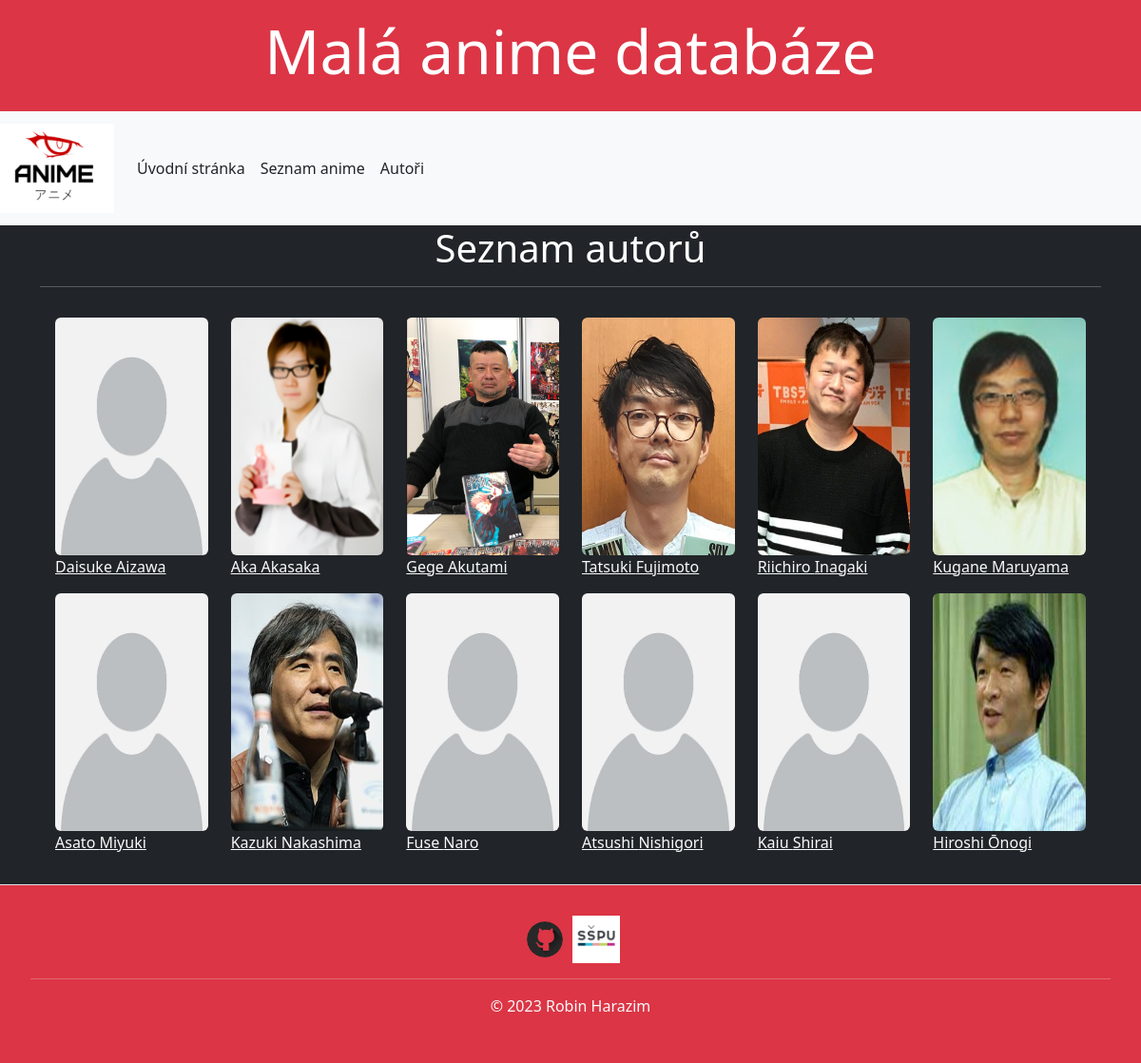
Screenshot of /anime/autori/ with the database file from the repository.
### anime/models.py (models this page shows, shortened)
class Autor(models.Model):
    jmeno = models.CharField(max_length=20, verbose_name='Jméno autora', help_text='Zadej jméno autora')
    prijmeni = models.CharField(max_length=50, verbose_name='Příjmení autora',
                                    help_text='Zadej příjmení autora', null=True)
    zivotopis = models.TextField(blank=True, null=True)
    datum_narozeni = models.DateField(verbose_name='Datum narození autora', null=True, blank=True)
    foto = models.ImageField(upload_to='autori', null=True, blank=True, verbose_name='Fotka autora', help_text='Nahrejte fotku autora' )
    class Meta:
        verbose_name = 'Autor'
        ordering = ['prijmeni']
        verbose_name_plural = 'Autoři'

### anime/views.py (the view)
# urls.py: path('autori/', views.autori, name='autor_list'),
def autori(request):
 context = {
  'autori': Autor.objects.all(),
 }
 return render(request, 'autori.html', context=context)

### anime/templates/autori.html (shortened to what this page needs)
{% extends 'base.html' %}
{% block content %}
    <h1 class="text-white text-center">Seznam autorů</h1>
<hr class="text-white">
    <div class="row bg-dark p-3">
    {% for autor in autori %}
        <div class="col-lg-2 col-md-4">
            <img src="{{ autor.foto.url }}" style="width:220px; height:250px;"
                 alt="Fotka: {{ autor.jmeno }}"
                 class="img-fluid rounded">
            <p><a href="{% url 'autor_detail' autor.id %}" class="link-light">{{ autor.jmeno }} {{ autor.prijmeni }}</a></p>
        </div>
    {% endfor %}
    </div>
{% endblock %}

### anime/templates/base.html (shortened to what this page needs)
{% load bootstrap5 %}
{% load static %}
<!DOCTYPE html>
<html lang="cs">
<head>
    {% bootstrap_css %}
</head>
<body class="bg-dark">
    {% include 'page/header.html' %}
    {% include 'page/navbar.html' %}
    <main class="container">
    {% block content %}{% endblock %}
    </main>
     {% include 'page/footer.html' %}
</body>
</html>

### anime/templates/page/header.html
<header class="bg-danger p-3 text-center">
    <h1 class="display-3 text-white">Malá anime databáze</h1>
</header>

### anime/templates/page/navbar.html (shortened to what this page needs)
{% load static %}
<nav class="navbar navbar-expand-sm navbar-light bg-light">
    <a class="navbar-brand text-dark" href="#"><img src="{% static 'img/logo2.png' %}" alt="Anime databáze" style="width:120px;"></a>
    <div class="collapse navbar-collapse" id="collapsibleNavId">
        <ul class="navbar-nav mr-auto mt-2 mt-lg-0">
            <li class="nav-item active">
                <a class="nav-link text-dark" href="{% url 'index' %}">Úvodní stránka </a>
            </li>
            <li class="nav-item">
                <a class="nav-link text-dark"  href="{% url 'anime_list' %}">Seznam anime</a>
            </li>
            <li class="nav-item">
                <a class="nav-link text-dark" href="{% url 'autor_list' %}">Autoři</a>
            </li>
        </ul>
    </div>
</nav>

### anime/templates/page/footer.html
{% load static %}
<footer class="container-fluid p-3 border-top bg-danger">
    <div class="container-fluid p-3 text-center">
        <a href="https://github.com/bobowzky" target="_blank"><img src="{% static 'img/github.png' %}" alt="Github" style="width:50px;"></a>
        <a href="https://www.sspu-opava.cz/cs/" target="_blank"><img src="{% static 'img/skola.png' %}" alt="Škola" style="width:50px;"></a>
        <hr class="text-white">
        <p class="text-center text-light"> &copy; 2023 Robin Harazim</p>
    </div>
</footer>

### rows the page displays
Autor: foto (picture), jmeno "Daisuke", prijmeni "Aizawa"
Autor: foto (picture), jmeno "Aka", prijmeni "Akasaka"
Autor: foto (picture), jmeno "Gege", prijmeni "Akutami"
Autor: foto (picture), jmeno "Tatsuki", prijmeni "Fujimoto"
Autor: foto (picture), jmeno "Riichiro", prijmeni "Inagaki"
Autor: foto (picture), jmeno "Kugane", prijmeni "Maruyama"
Autor: foto (picture), jmeno "Asato", prijmeni "Miyuki"
Autor: foto (picture), jmeno "Kazuki", prijmeni "Nakashima"
Autor: foto (picture), jmeno "Fuse", prijmeni "Naro"
Autor: foto (picture), jmeno "Atsushi", prijmeni "Nishigori"
Autor: foto (picture), jmeno "Kaiu", prijmeni "Shirai"
Autor: foto (picture), jmeno "Hiroshi", prijmeni "Ōnogi"
